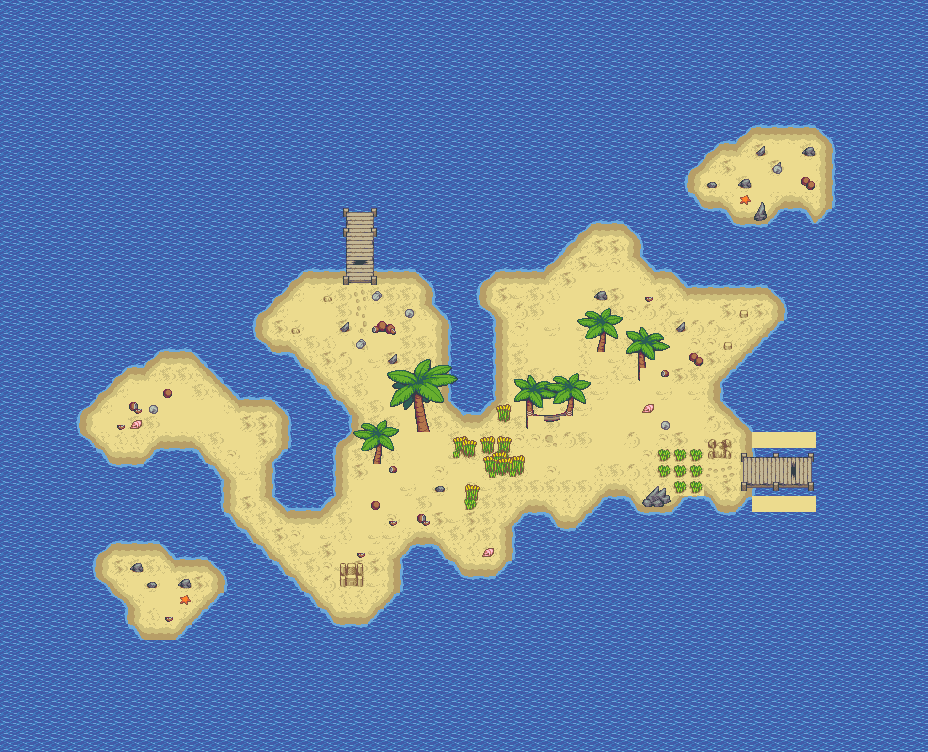

This game map was drawn from its Tiled (.tmx) file and the tilesets committed beside it. A one-line description and the trimmed map source follow:
An orthogonal 58x47 tile map with 16x16 px tiles, 4 tile layers (1, 2, 5, Collision) and 3 objects (exit, start, rest).

<map version="1.0" tiledversion="1.1.6" orientation="orthogonal" renderorder="right-down" width="58" height="47" tilewidth="16" tileheight="16" infinite="0" nextobjectid="12">
 <tileset firstgid="1" name="island" tilewidth="16" tileheight="16" tilecount="936" columns="36">
  <image source="island.png" width="576" height="416" />
  <tile id="37">
   <animation>
    <frame tileid="37" duration="1000" />
    <frame tileid="46" duration="1000" />
    <frame tileid="55" duration="1000" />
    <frame tileid="64" duration="1000" />
   </animation>
  </tile>
  <tile id="148">
   <animation>
    <frame tileid="148" duration="1000" />
    <frame tileid="157" duration="1000" />
    <frame tileid="166" duration="1000" />
    <frame tileid="175" duration="1000" />
   </animation>
  </tile>
 </tileset>
 <layer name="1" width="58" height="47">
  <data>[2726 cells, 2726 non-empty, 62 distinct tile ids]</data>
 </layer>
 <layer name="2" width="58" height="47">
  <data>[2726 cells, 89 non-empty, 64 distinct tile ids]</data>
 </layer>
 <layer name="5" width="58" height="47">
  <data>[2726 cells, 69 non-empty, 58 distinct tile ids]</data>
 </layer>
 <layer name="Collision" width="58" height="47">
  <data>[2726 cells, 14 non-empty, 1 distinct tile ids]</data>
 </layer>
 <objectgroup name="Objects">
  <object id="5" name="Exit" type="exit" x="336" y="208" width="48" height="48" />
  <object id="8" name="Starting Point" type="start" x="794.667" y="471.667">
   <point />
  </object>
  <object id="9" name="Rest" type="rest" x="656" y="448" width="48" height="48" />
 </objectgroup>
</map>